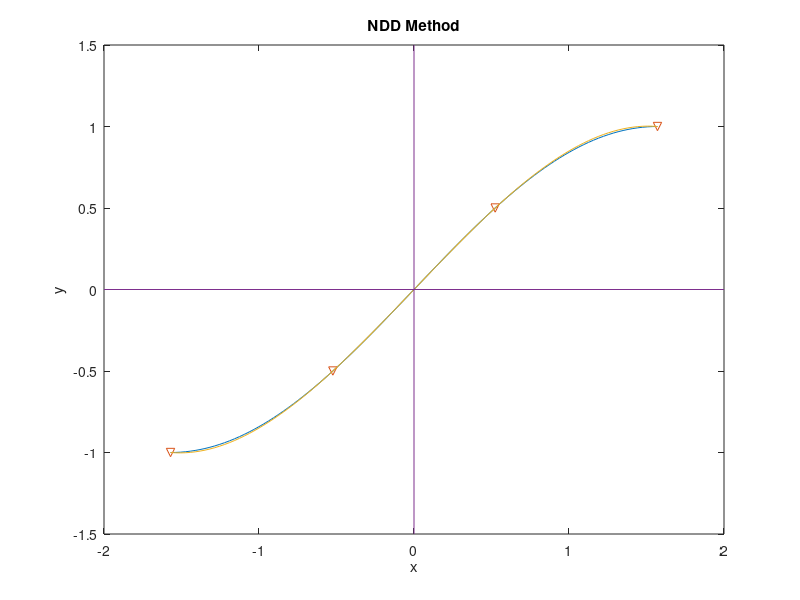
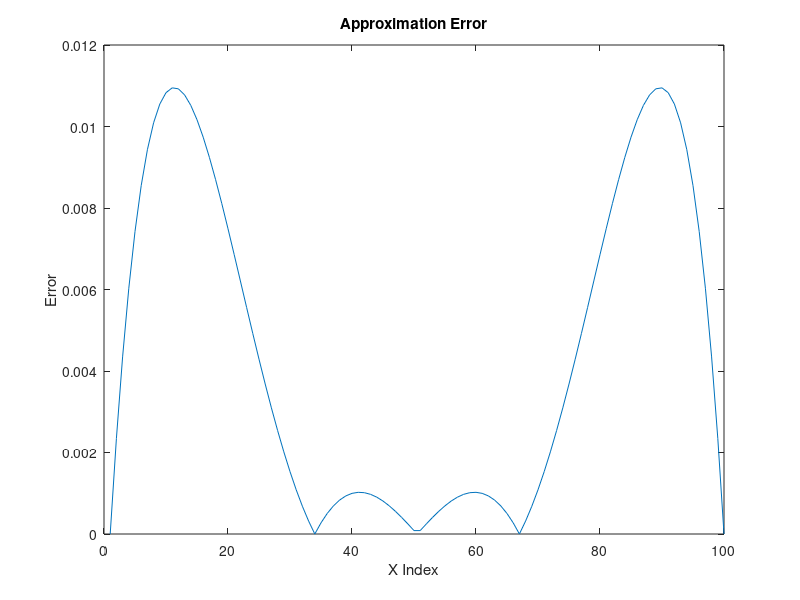

The MATLAB source for these figures, in order:
function NDDMethod()
    plotMethod();
end

function plotMethod()
    close all;

    f = @(x) sin(x);
    n = 3; 
    a = -pi/2;
    b = pi/2;

    X = linspace(a, b, n+1)';
    Y = f(X);
    
    x = linspace(a, b, 100);
    y = f(x);
    y =  y(:);
    yNDD = NDD(X, Y, x);
    yNDD =  yNDD(:);
    
    figure;
    
    plot(x, y);
    
    hold on;
    plot(X, Y, 'v');
    
    plot(x, yNDD); 
    
    
    line(xlim, [0, 0]);
    line([0, 0], ylim);
    
    title('NDD Method');
    xlabel('x');
    ylabel('y');
    
    hold off;
    
    figure;
    
    yLen = length(y);
    idx = [1:yLen];
    E = abs(y-yNDD);
    plot(idx, E);
    
    title('Approximation Error');
    xlabel('X Index');
    ylabel('Error');
end

function y = NDD(X, Y, x)
     n = length(X);
     
     DD = zeros(n, n);
     DD(1, :) = Y(:);
     
     for i = 2:n
         for j = 1:n-i+1
             DD(i, j) = (DD(i-1, j+1) - DD(i-1, j)) / (X(i+j-1) - X(j));
         end
     end
     
     xSize = length(x);
     P(:, :) = repmat(DD(:, 1)', xSize, 1);
     
     for k = 1:xSize
         for i = 2:n
            P(k, i:n) = P(k, i:n) * (x(k) - X(i-1));
         end
     end
     P;
     y = sum(P, 2);
end